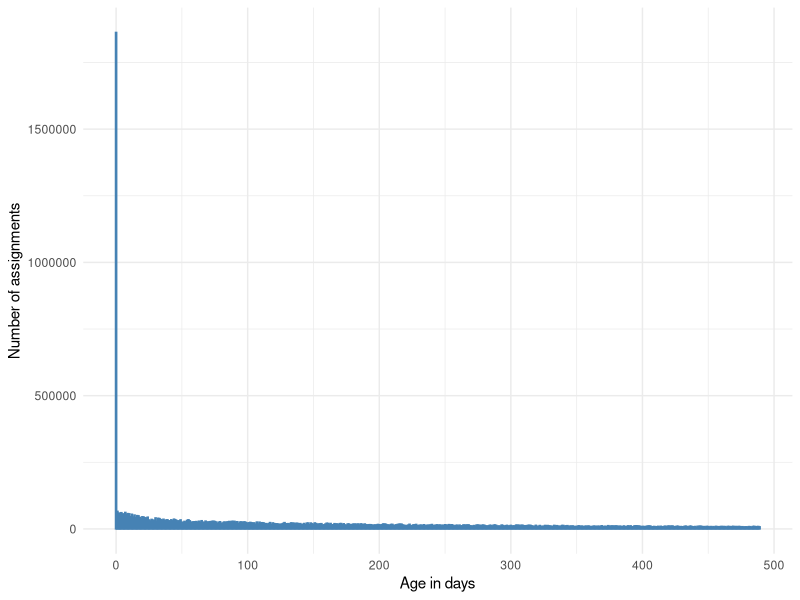
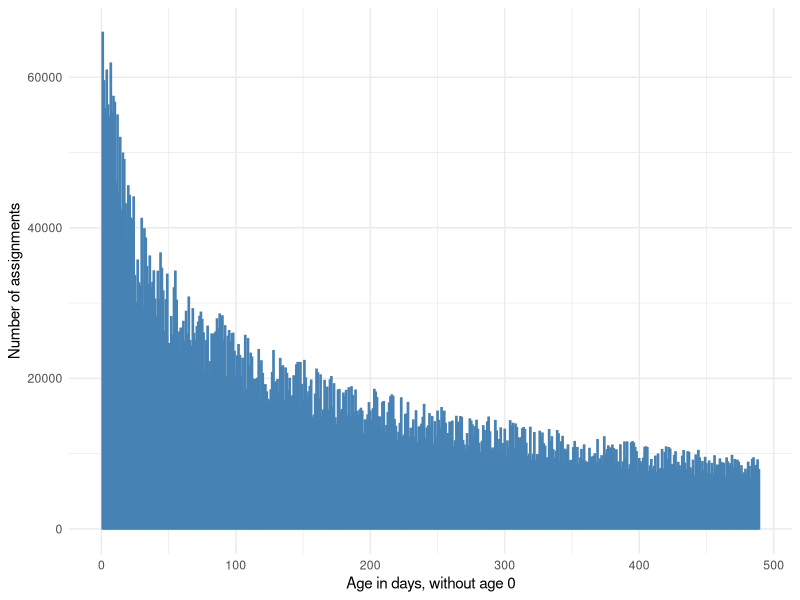
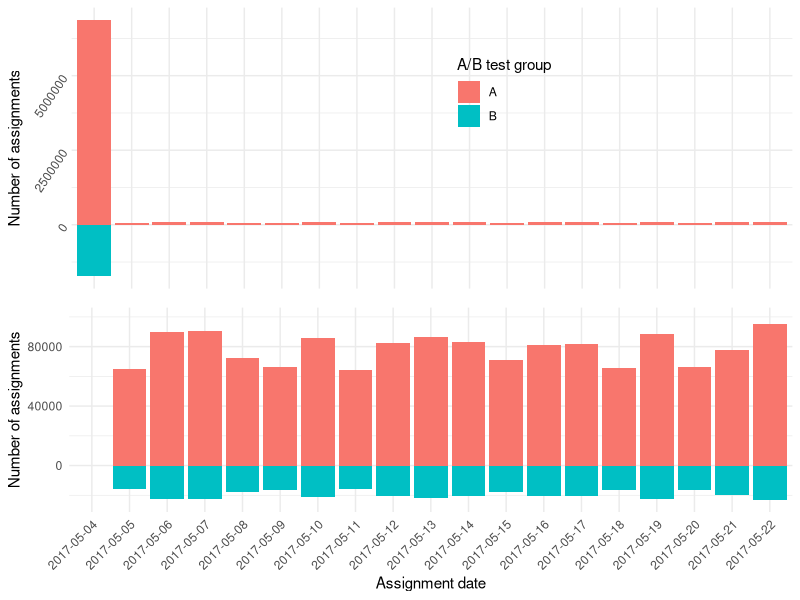

Generate these figures, in order, with R:
##############  SQL  ###############

# ```
# -- Retention: players played again in 7 days or more vs total, per AB group
# select assignment.abtest_group, count(distinct(assignment.playerid))
# from abtest.assignment
# inner join abtest.activity 
# on activity.playerid = assignment.playerid
# where DATE_DIFF(CAST(activity_date AS DATE),CAST(install_date AS DATE),day) >= 7
# and install_date = '2017-05-04'
# group by abtest_group
# -- Output
# Row	abtest_group	f0_	 
# 1	  A	            40234
# 2	  B	            10131
# ```

# ```
# -- Daily average of games played in each group.
# select avg(gameends) 
# from abtest.activity 
# inner join abtest.assignment 
# on assignment.playerid = activity.playerid
# group by assignment.abtest_group 
# 
# -- Output
# Row	f0_	 
# 1	13.182046403617402	 
# 2	13.034513117659555
# ```

# ```
# --StdDev of games played in each group before the assignment date
# select STDDEV(gameends)
# from abtest.activity 
# inner join abtest.assignment 
# on assignment.playerid = activity.playerid
# where activity_date <= assignment_date
# group by assignment.abtest_group
# ```

# ```
# -- Daily mean of games played in each group before the assignment date
# select sum(gameends)/count(gameends)
# from abtest.activity 
# inner join abtest.assignment 
# on assignment.playerid = activity.playerid
# where activity_date <= assignment_date
# group by assignment.abtest_group 
# 
# -- Output
# Row	f0_	 
# 1	13.18277654890629	 
# 2	13.17057432894987
# 
# -- Daily mean of games played in each group after the assignment date
# -- Output
# Row	f0_	 
# 1	13.181616387750717	 
# 2	12.93720051557958
# ```

# ```
# -- Daily purchases in each group before the assignment date
# select sum(purchases)/count(purchases)
# from abtest.activity 
# inner join abtest.assignment 
# on assignment.playerid = activity.playerid
# where activity_date <= assignment_date
# group by assignment.abtest_group 
# 
# -- Output
# Row	f0_	 
# 1	0.03115669568129514	 
# 2	0.030293484275634518
# 
# -- Daily purchases in each group after the assignment date
# -- Output
# Row	f0_	 
# 1	0.03094721695875372	 
# 2	0.032233302778233365
# ```

# ```
# -- Age of players in assignment
# select count(playerid), date_diff(cast(assignment_date as date),cast(install_date as date),day) as age
# from abtest.assignment 
# group by age
# order by age asc
# ```


library(ggplot2)

##############################


library(ggplot2)
library(gridExtra)

player_assignments_by_age <- read.csv('data/player_assignment_by_age.csv')
colnames <- c('Number_of_assignments', 'Age_days')
colnames(x = player_assignments_by_age) <- colnames
player_assignments_by_age_removed0 <- rapply(player_assignments_by_age,function(x) ifelse(x>1000000,NA,x), how = "replace")

assignment_date_by_group <- read.csv('data/assignment_date_by_group.csv')
colnames <- c('Number_of_assignments', 'AB_test_group','Assignment_date')
colnames(x = assignment_date_by_group) <- colnames
for(i in 1:nrow(assignment_date_by_group)){
  if(assignment_date_by_group[i,"AB_test_group"]=='B'){
    assignment_date_by_group[i,"Number_of_assignments"]<-assignment_date_by_group[i,"Number_of_assignments"]*(-1)
  }
}

par(mfrow=c(1,2))
ggplot(data=player_assignments_by_age, aes(x=Age_days, y=Number_of_assignments)) +
  geom_bar(stat="identity", color = 'steelblue')+
  labs(x='Age in days', y='Number of assignments')+
  theme_minimal()

ggplot(data=player_assignments_by_age_removed0, aes(x=Age_days, y=Number_of_assignments)) +
  geom_bar(stat="identity", color = 'steelblue')+
  labs(x='Age in days, without age 0', y='Number of assignments')+
  theme_minimal()

age0 <- sum(player_assignments_by_age[1,'Number_of_assignments'])
age0_30 <- sum(player_assignments_by_age[1:30,'Number_of_assignments'])
age_total <- sum(player_assignments_by_age[1:length(player_assignments_by_age$Number_of_assignments),'Number_of_assignments'])
age0/age_total

################################

library(gridExtra)

assignment_date_by_group <- read.csv('data/assignment_date_by_group.csv')
colnames <- c('Number_of_assignments', 'AB_test_group','Assignment_date')
colnames(x = assignment_date_by_group) <- colnames
for(i in 1:nrow(assignment_date_by_group)){
  if(assignment_date_by_group[i,"AB_test_group"]=='B'){
    assignment_date_by_group[i,"Number_of_assignments"]<-assignment_date_by_group[i,"Number_of_assignments"]*(-1)
  }
}

plot1 <- ggplot(data=assignment_date_by_group, aes(x=Assignment_date, y=Number_of_assignments, fill = AB_test_group)) +
  geom_bar(stat="identity", position = "identity")+
  theme_minimal()+
  labs(y='Number of assignments', fill='A/B test group')+
  theme(legend.position = c(0.6, 0.7), axis.title.x=element_blank(), axis.text.x=element_blank(), axis.ticks.x=element_blank(),axis.text.y = element_text(angle = 56, hjust = 1))

plot2 <- ggplot(data=assignment_date_by_group, aes(x=Assignment_date, y=Number_of_assignments, fill = AB_test_group)) +
  geom_bar(stat="identity", position = "identity")+
  theme_minimal()+
  labs(x='Assignment date', y='Number of assignments')+
  theme(legend.position = 'none', axis.text.x = element_text(angle = 45, hjust = 1))+
  scale_y_continuous(limits = c(-25000, 100000))

grid.arrange(plot1, plot2, nrow=2)



